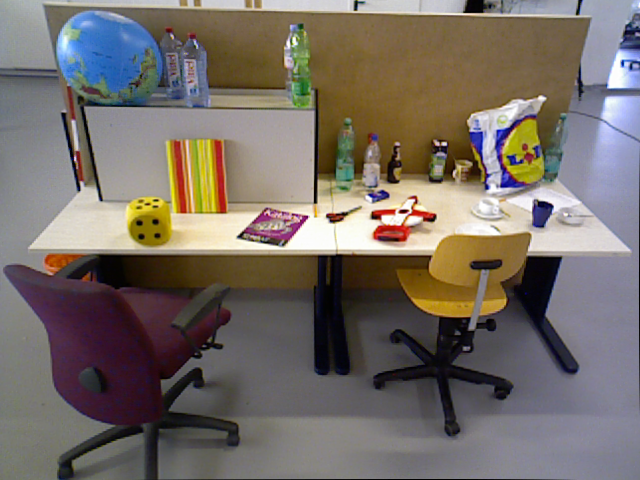
#> input picture core/cv/pointcloud/timg/room_color.png, 640 x 480 px, found by its file name
$ python depth2pc.py   (older library calls are emulated)
#> lines starting #> are read from the running program, lines starting #| are printed output that depends on the picture; after the words box and inside, x2 and y2 are one past the last pixel; in counts of white or black regions, pixels touching at a corner belong together
import cv2
import numpy as np
import sys
import os
import time
sys.path.append(os.path.abspath('.'))
# import pyrgbd


def unproject(u, v, d, fx, fy, cx, cy):
    x = (u - cx) * d / fx
    y = (v - cy) * d / fy
    # for scalar and tensor
    return np.stack([x, y, d], axis=-1)


# https://docs.opencv.org/4.3.0/d9/d0c/group__calib3d.html
def _undistort_pixel_opencv(u, v, fx, fy, cx, cy, k1, k2, p1, p2,
                            k3=0.0, k4=0.0, k5=0.0, k6=0.0):
    # https://github.com/egonSchiele/OpenCV/blob/master/modules/imgproc/src/undistort.cpp#L345
    # https://github.com/opencv/opencv/blob/master/modules/calib3d/src/undistort.dispatch.cpp#L385
    x0 = (u - cx) / fx
    y0 = (v - cy) / fy
    x = x0
    y = y0
    # Compensate distortion iteratively
    # 5 is from OpenCV code.
    # I don't know theoritical rationale why 5 is enough...
    max_iter = 5
    for j in range(max_iter):
        r2 = x * x + y * y
        icdist = (1 + ((k6 * r2 + k5) * r2 + k4) * r2) / \
                        (1 + ((k3 * r2 + k2) * r2 + k1) * r2)
        deltaX = 2 * p1 * x * y + p2 * (r2 + 2 * x * x)
        deltaY = p1 * (r2 + 2 * y * y) + 2 * p2 * x * y
        x = (x0 - deltaX) * icdist
        y = (y0 - deltaY) * icdist

    u_ = x * fx + cx
    v_ = y * fy + cy

    return u_, v_

def undistort_pixel(u, v, fx, fy, cx, cy, distortion_type, distortion_param):
    if distortion_type == "OPENCV" and 4 <= len(distortion_param) <= 8:
        # k1, k2, p1, p2 = distortion_param
        return _undistort_pixel_opencv(u, v, fx, fy,
                                       cx, cy, *tuple(distortion_param))
    raise NotImplementedError(
        distortion_type + " with param " + distortion_param
        + " is not implemented")

def depth2pc(depth, fx, fy, cx, cy, color=None, ignore_zero=True,
             keep_image_coord=False,
             distortion_type=None, distortion_param=[],
             distortion_interp='NN'):
    if depth.ndim != 2:
        raise ValueError()
    with_color = color is not None
    with_distortion = distortion_type is not None
    if ignore_zero:
        valid_mask = depth > 0
    else:
        valid_mask = np.ones(depth.shape, dtype=np.bool)
    invalid_mask = np.logical_not(valid_mask)
    h, w = depth.shape
    u = np.tile(np.arange(w), (h, 1))
    v = np.tile(np.arange(h), (w, 1)).T
    if with_distortion:
        u, v = undistort_pixel(u, v, fx, fy, cx, cy,
                               distortion_type, distortion_param)
    pc = unproject(u, v, depth, fx, fy, cx, cy)
    pc[invalid_mask] = 0

    pc_color = None
    if with_color:
        # interpolation for float uv by undistort_pixel
        if with_distortion and distortion_interp == 'NN':
            v, u = np.rint(v), np.rint(u)
        elif with_distortion:
            raise NotImplementedError('distortion_interp ' +
                                      distortion_interp +
                                      ' is not implemented')

        # 1) Make UV valid mask for color
        v_valid = np.logical_and(0 <= v, v < h)
        u_valid = np.logical_and(0 <= u, u < w)
        uv_valid = np.logical_and(u_valid, v_valid)

        # 2) Set stub value for outside of valid mask
        v[v < 0] = 0
        v[(h - 1) < v] = h - 1
        u[u < 0] = 0
        u[(w - 1) < u] = w - 1
        pc_color = color[v, u]

        # 3) Update valid_mask and invalid_mask
        valid_mask = np.logical_and(valid_mask, uv_valid)
        invalid_mask = np.logical_not(valid_mask)

        pc_color[invalid_mask] = 0

    # return as organized point cloud keeping original image shape
    if keep_image_coord:
        return pc, pc_color

    # return as a set of points
    return pc[valid_mask], pc_color[valid_mask]

def write_pc_ply_txt(path, pc, color=[], normal=[]):
    with open(path, 'w') as f:
        txt = _make_ply_txt(pc, color, normal)
        f.write(txt)

def _make_ply_txt(pc, color, normal):
    header_lines = ["ply", "format ascii 1.0",
                    "element vertex " + str(len(pc)),
                    "property float x", "property float y", "property float z"]
    has_normal = len(pc) == len(normal)
    has_color = len(pc) == len(color)
    if has_normal:
        header_lines += ["property float nx",
                         "property float ny", "property float nz"]
    if has_color:
        header_lines += ["property uchar red", "property uchar green",
                         "property uchar blue", "property uchar alpha"]
    # no face
    header_lines += ["element face 0",
                     "property list uchar int vertex_indices", "end_header"]
    header = "\n".join(header_lines) + "\n"

    data_lines = []
    for i in range(len(pc)):
        line = [pc[i][0], pc[i][1], pc[i][2]]
        if has_normal:
            line += [normal[i][0], normal[i][1], normal[i][2]]
        if has_color:
            line += [int(color[i][0]), int(color[i][1]), int(color[i][2]), 255]
        line_txt = " ".join([str(x) for x in line])
        data_lines.append(line_txt)
    data_txt = "\n".join(data_lines)

    # no face
    ply_txt = header + data_txt

    return ply_txt

def color_depth2ply(img_color_path,img_depth_path,filename ):
    # color
#> called with filename = 'rm'
    color = cv2.imread(img_color_path, -1)
#> color is the input picture: shape (480, 640, 3); mean B, G, R 102.9, 109.6, 118.1
    color = color[:, :, [2, 1, 0]]  # BGR to RGB
    # depth
    depth = cv2.imread(img_depth_path, -1)  # 16bit short
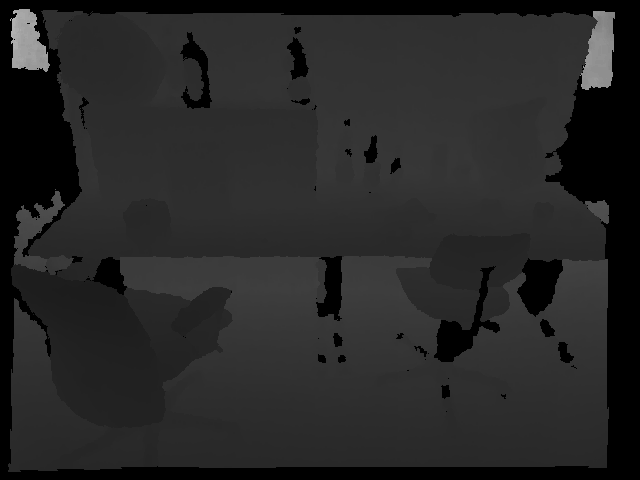
#> input picture core/cv/pointcloud/timg/room_depth.png, 640 x 480 px, found by its file name
#> depth is the input picture: shape (480, 640) uint16; min 0, max 46655, mean 10008.8
    depth = depth.astype(np.float32)
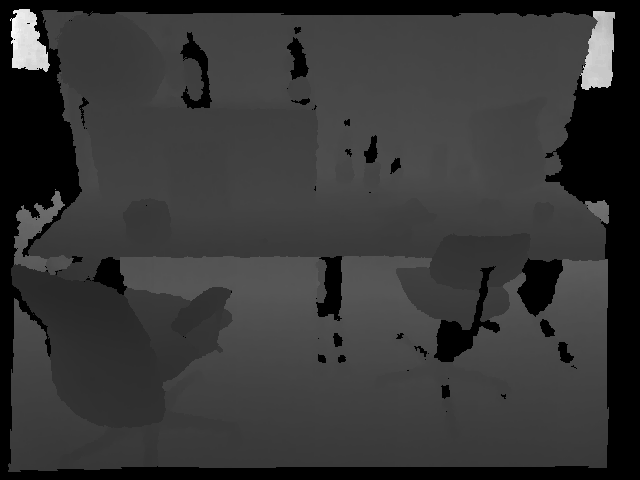
#> depth: shape (480, 640) float32; min 0, max 46655, mean 10008.8; drawn with min black and max white
    depth /= 5000.0  # resolve TUM depth scale and convert to meter scale
    # intrinsics of Freiburg 3 RGB
    fx, fy, cx, cy = 535.4, 539.2, 320.1, 247.6
    start_t = time.time()
    pc, pc_color = depth2pc(depth, fx, fy, cx, cy, color,
                            keep_image_coord=False)
#> in depth2pc, `with_color = color is not None`: with_color = True
#> in depth2pc, `valid_mask = depth > 0`:
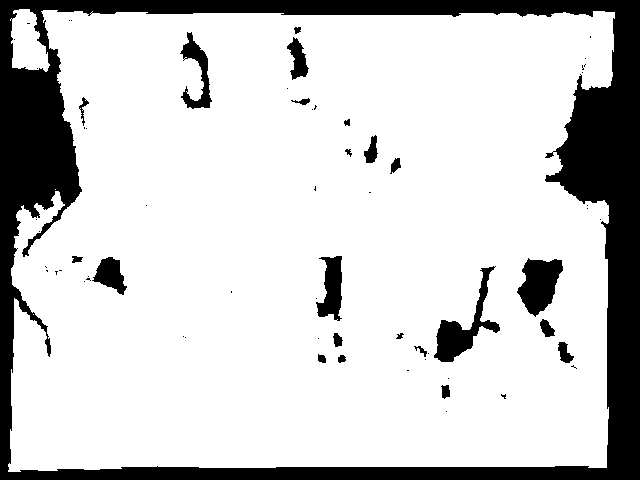
#> valid_mask: shape (480, 640) bool; 80.8% white; 65 black regions (42 under 20 px), largest, box (x1, y1, x2, y2) and area: (0, 0, 640, 480) 50785, (434, 266, 500, 362) 1779, (517, 258, 563, 317) 1700
#> in unproject, `return np.stack([x, y, d], axis=-1)`:
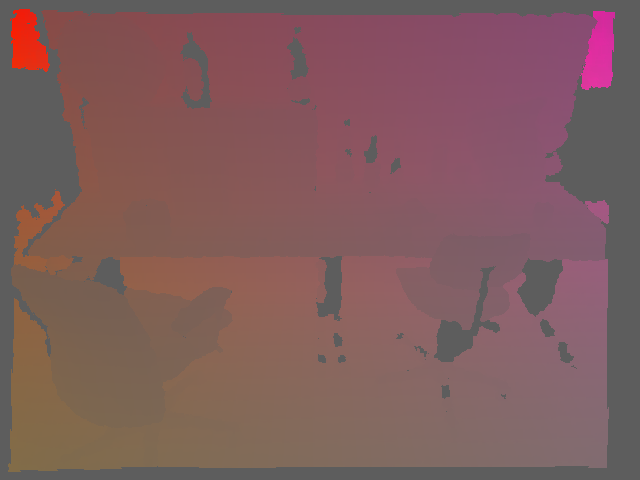
#> returned value: shape (480, 640, 3) float64; mean of channels 0, 1, 2 -0.00513, -0.0504, 2; drawn with min black and max white
#> in depth2pc, `pc = unproject(u, v, depth, fx, fy, cx, cy)`:
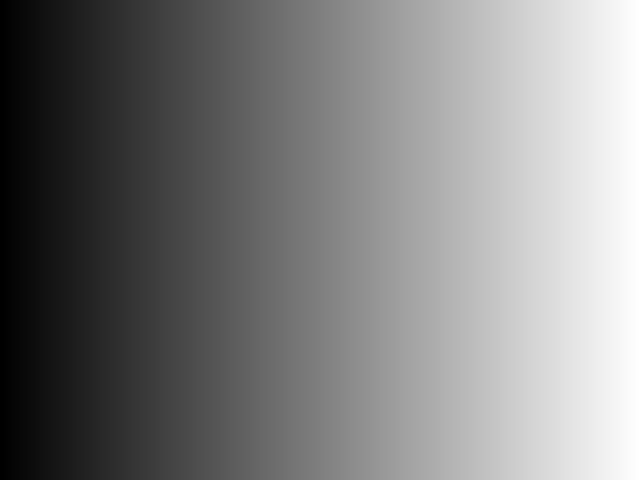
#> u: shape (480, 640) int64; min 0, max 639, mean 319.5; drawn with min black and max white
#> in depth2pc, `u_valid = np.logical_and(0 <= u, u < w)`: u_valid: shape (480, 640) bool; every value is 1
#> in depth2pc, `v[(h - 1) < v] = h - 1`:
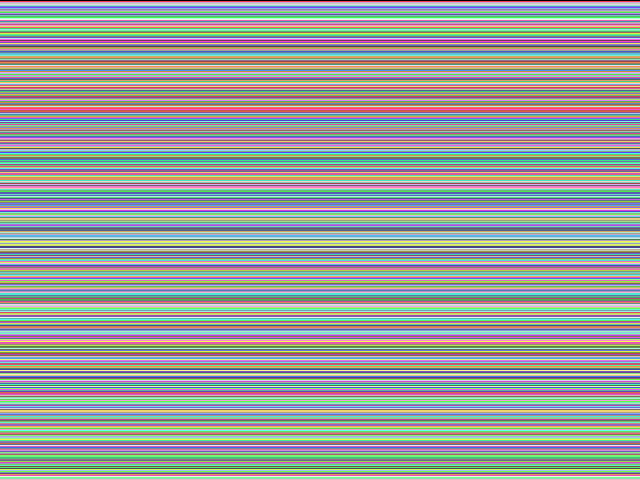
#> v: shape (480, 640) int64; 480 distinct labels, from 0 to 479; one colour per label, 0 black
#> in depth2pc, `pc_color[invalid_mask] = 0`:
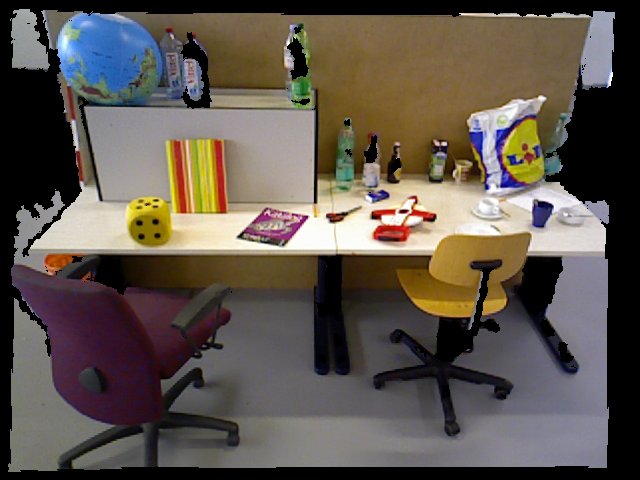
#> pc_color: shape (480, 640, 3); mean R, G, B 94.5, 85.8, 77.3
    end_t = time.time()
    print('depth2pc: {:.1f} ms'.format((end_t - start_t) * 1000.0))

    start_t = time.time()
    write_pc_ply_txt('tpcd/' + filename + '.ply', pc, pc_color)
#> in _make_ply_txt, `header_lines = ["ply", "format ascii 1.0", "element vertex " + str(len..`: header_lines = ['ply', 'format ascii 1.0', 'element vertex 248250', 'property float x', 'property float y', 'property float z']
#> in _make_ply_txt, `has_normal = len(pc) == len(normal)`: has_normal = False
#> in _make_ply_txt, `has_color = len(pc) == len(color)`: has_color = True
#> in _make_ply_txt, `header_lines += ["property uchar red", "property uchar green", "proper..`: header_lines = ['ply', 'format ascii 1.0', 'element vertex 248250', 'property float x', 'property float y', 'property float z', 'property uchar red', 'property uchar green', 'property uchar blue', 'property uchar alpha']
#> in _make_ply_txt, `header_lines += ["element face 0", "property list uchar int vertex_ind..`: header_lines = 13 items, first 6: 'ply', 'format ascii 1.0', 'element vertex 248250', 'property float x', 'property float y', 'property float z'
#> the loop in _make_ply_txt, `for i in range(len(pc)):` made 248250 passes
#> line on passes 1 to 12: [-4.73, -3.72, 8.41, 162, 168, 168, 255], [-4.72, -3.72, 8.41, 159, 166, 166, 255], [-4.7, -3.72, 8.41, 164, 171, 171, 255], [-4.8, -3.82, 8.63, 164, 171, 171, 255], [-4.67, -3.72, 8.41, 165, 171, 171, 255], [-4.65, -3.72, 8.41, 165, 171, 173, 255], [-4.64, -3.72, 8.41, 164, 170, 174, 255], [-4.62, -3.72, 8.41, 165, 171, 173, 255], [-4.61, -3.72, 8.41, 165, 171, 169, 255], [-4.48, -3.63, 8.21, 165, 170, 169, 255], [-4.46, -3.63, 8.21, 168, 172, 173, 255], [-5.06, -3.9, 8.85, 155, 162, 154, 255]
#> after the loop in _make_ply_txt, `for i in range(len(pc)):`: data_lines = 248250 items
    end_t = time.time()
    print('write_pc_ply_txt: {:.1f} ms'.format((end_t - start_t) * 1000.0))
    print('save success!')


if __name__ == '__main__':
    img_color_path = '/home/hxzh02/文档/pyrgbd/data/tum/room_color.png'
    img_depth_path = '/home/hxzh02/文档/pyrgbd/data/tum/room_depth.png'
    filename = 'rm'
    color_depth2ply(img_color_path, img_depth_path, filename)
